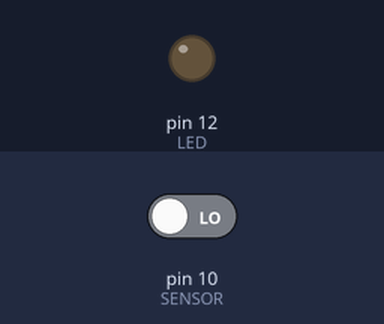
A sketch run on a simulated Arduino Uno, built with avr-gcc and run on an emulated ATmega328P. On the bench: output pins drawn as LEDs (lit = HIGH). The inputs (shaded band) are chosen by the test bench; at power-on: pin 10 (SENSOR) LOW.

Above: at 1.2 s.
1.3 s: pin 10 (SENSOR) driven HIGH
At 1.7 s:
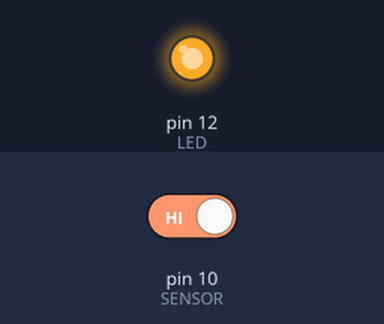
4.3 s: pin 10 (SENSOR) driven LOW
At 5.4 s:
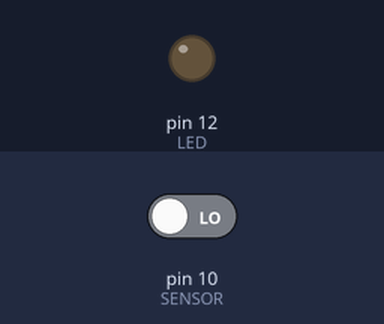
Timing chart, 0 to 7.3 s (numbered marks = the images above; inputs shaded):
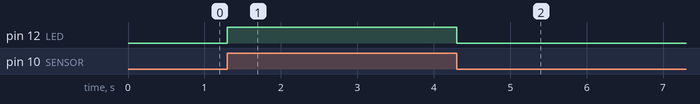

Measured:
- after the input at 1.3 s, pin 12 (LED): LOW → HIGH at once
- after the input at 4.3 s, pin 12 (LED): HIGH → LOW at once

The sketch:

IR.ino
```cpp
#define SENSOR 10
#define LED 12
void setup()
{
  pinMode(SENSOR,INPUT);
  pinMode(LED,OUTPUT);
}

void loop()
{
  if(digitalRead(SENSOR)==1)
  {
    digitalWrite(LED,HIGH);
    delay(500);
    digitalWrite(LED,LOW);
  }


}
```
